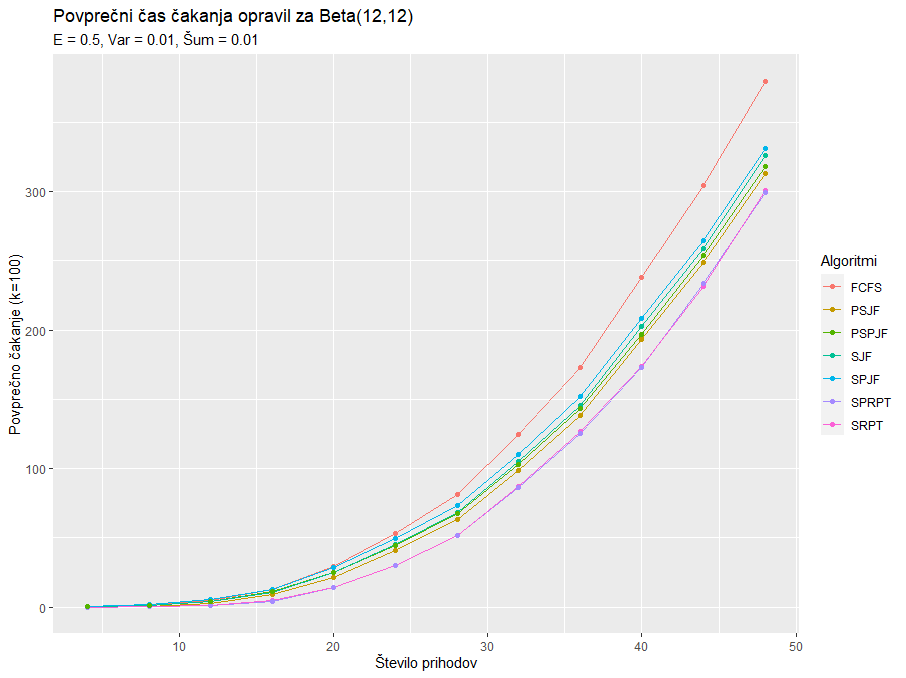

The script that drew this image:
# prikaz od 4 do 48, vseh algoritmov z majhno varianco

library(ggplot2)
library(tidyr)
library(ggpubr)


Beta_porazdelitev_n = read.csv("tabele_beta_n_majhna.csv")

Beta = Beta_porazdelitev_n

x = c(4, 8, 12 , 16 , 20 , 24,28,32,36,40,44,48)

z = 0.5 # povprecni cas cakanja

df = cbind(x ,Beta)

Tabela = df %>% pivot_longer( !x, names_to = "Algoritmi", values_to = "Povprecno cakanje")

cakanje_beta_majhna = ggplot(Tabela, aes(x=x, y = `Povprecno cakanje`, col = Algoritmi)) +
  geom_line()+
  geom_point() + labs(title = "Povprečni čas čakanja opravil za Beta(12,12)", subtitle = "E = 0.5, Var = 0.01, Šum = 0.01" ,y = "Povprečno čakanje (k=100)", x = "Število prihodov")
